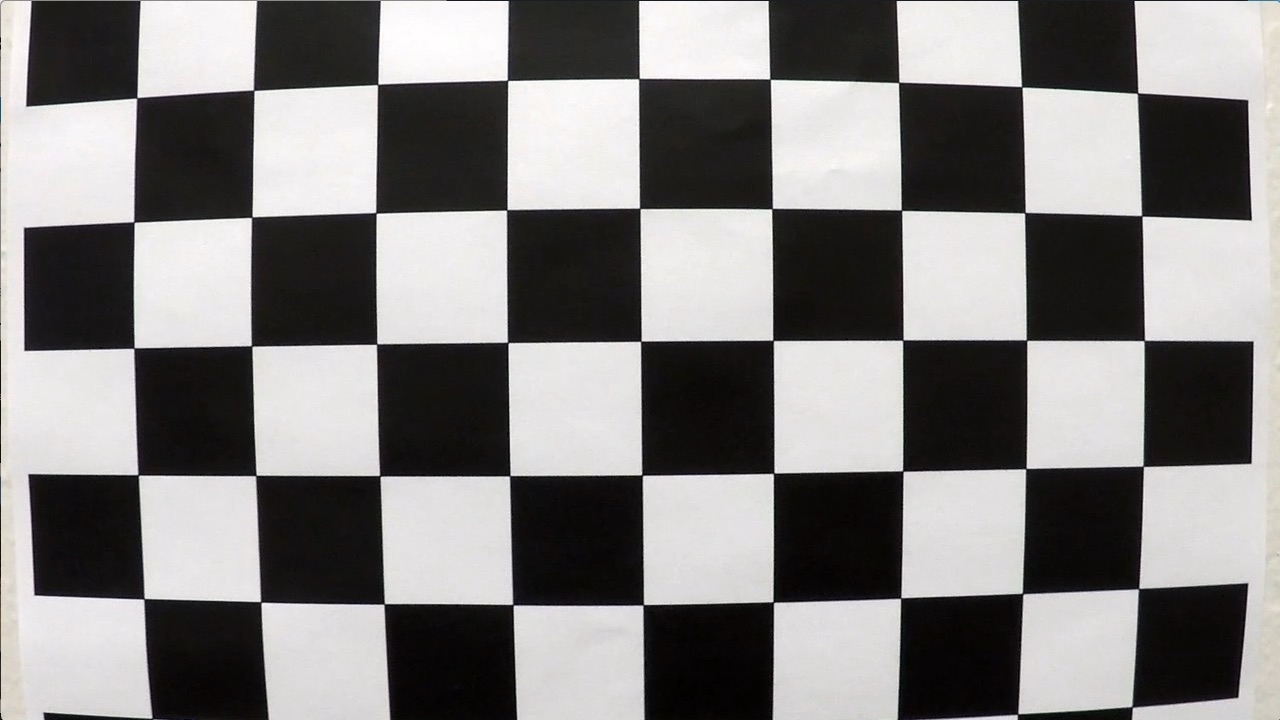
#> input picture camera_cal/calibration1.jpg, 1280 x 720 px, given as the content of the folder test_images, which was not available
$ python p4.py   (older library calls are emulated)
#> lines starting #> are read from the running program, lines starting #| are printed output that depends on the picture; after the words box and inside, x2 and y2 are one past the last pixel; in counts of white or black regions, pixels touching at a corner belong together; pictures that were not available may be replaced by others from this repository, and a replacement may not be noted
import numpy as np
import glob
import cv2
import matplotlib.pyplot as plt
import matplotlib.image as mpimg
import os
from math import *
import collections
from itertools import chain
from functools import reduce
from scipy.signal import find_peaks_cwt
from moviepy.editor import VideoFileClip
import sys, getopt

import cameraCalib
#%matplotlib inline

cam_mtx = None
cam_dist = None
M = None
Minv = None

prints = False
frameCount = 0
left_lane = None
right_lane = None


def abs_sobel_thresh(img, orient='x', sobel_kernel=3, thresh=(0, 255)):
    thresh_min = thresh[0]
    thresh_max = thresh[1]
    # Calculate directional gradient
    # Apply the following steps to img
    # 1) Convert to grayscale
    gray = cv2.cvtColor(img, cv2.COLOR_RGB2GRAY)
    # 2) Take the derivative in x or y given orient = 'x' or 'y'
    if orient == 'y':
        sobel = cv2.Sobel(gray, cv2.CV_64F, 0, 1, ksize=sobel_kernel)
    else:
        sobel = cv2.Sobel(gray, cv2.CV_64F, 1, 0, ksize=sobel_kernel)
    # 3) Take the absolute value of the derivative or gradient
    abs_sobel = np.absolute(sobel)

    # 4) Scale to 8-bit (0 - 255) then convert to type = np.uint8
    scaled_sobel = np.uint8(255*abs_sobel/np.max(abs_sobel))
    # 5) Create a mask of 1's where the scaled gradient magnitude
            # is > thresh_min and < thresh_max
    # 6) Return this mask as your binary_output image
    sbinary = np.zeros_like(scaled_sobel)
    sbinary[(scaled_sobel >= thresh_min) & (scaled_sobel <= thresh_max)] = 1
    binary_output = np.copy(sbinary) # Remove this line

    # Return the binary image
    return binary_output


def mag_thresh(img, sobel_kernel=3, thresh=(0, 255)):
    # Convert to grayscale
    gray = cv2.cvtColor(img, cv2.COLOR_RGB2GRAY)
    # Take both Sobel x and y gradients
    sobelx = cv2.Sobel(gray, cv2.CV_64F, 1, 0, ksize=sobel_kernel)
    sobely = cv2.Sobel(gray, cv2.CV_64F, 0, 1, ksize=sobel_kernel)
    # Calculate the gradient magnitude
    gradmag = np.sqrt(sobelx**2 + sobely**2)
    # Rescale to 8 bit
    scale_factor = np.max(gradmag)/255
    gradmag = (gradmag/scale_factor).astype(np.uint8)
    # Create a binary image of ones where threshold is met, zeros otherwise
    binary_output = np.zeros_like(gradmag)
    binary_output[(gradmag >= thresh[0]) & (gradmag <= thresh[1])] = 1

    # Return the binary image
    return binary_output

def dir_thresh(img, sobel_kernel=3, thresh=(0, np.pi/2)):
    # Grayscale
    gray = cv2.cvtColor(img, cv2.COLOR_RGB2GRAY)
    # Calculate the x and y gradients
    sobelx = cv2.Sobel(gray, cv2.CV_64F, 1, 0, ksize=sobel_kernel)
    sobely = cv2.Sobel(gray, cv2.CV_64F, 0, 1, ksize=sobel_kernel)
    # Take the absolute value of the gradient direction,
    # apply a threshold, and create a binary image result
    absgraddir = np.arctan2(np.absolute(sobely), np.absolute(sobelx))
    binary_output =  np.zeros_like(absgraddir)
    binary_output[(absgraddir >= thresh[0]) & (absgraddir <= thresh[1])] = 1

    # Return the binary image
    return binary_output

def color_thresh(img, thresh=(0, 255)):
    thresh_min = thresh[0]
    thresh_max = thresh[1]
    binary_output =  np.zeros_like(img)
    binary_output[(img >= thresh[0]) & (img <= thresh[1])] = 1
    return binary_output


def get_thresholded_image(img):
    # Gradient based
    abs_bin_threshold_image = abs_sobel_thresh(img, sobel_kernel=11, thresh=(50, 100))
    mag_bin_threshold_image = mag_thresh(img, sobel_kernel=21, thresh=(80, 100))
    dir_bin_threshold_image = dir_thresh(img, sobel_kernel=15, thresh=(0.7, 1.0))

    com_grad_threshold_bin_image = np.zeros_like(abs_bin_threshold_image).astype(np.uint8)
    com_grad_threshold_bin_image[(abs_bin_threshold_image == 1) | (mag_bin_threshold_image == 1) ] = 1
    # Color based
    gray = cv2.cvtColor(img, cv2.COLOR_RGB2GRAY)
    hls  = cv2.cvtColor(img, cv2.COLOR_RGB2HLS)

    r = img[:,:,0]
    h = hls[:,:,0]
    l = hls[:,:,1]
    s = hls[:,:,2]

    gray_bin = color_thresh(gray, thresh=(200, 255))
    s_bin = color_thresh(s, thresh=(150, 255))
    r_bin = color_thresh(r, thresh=(200, 255))
    h_bin = color_thresh(h, thresh=(15, 35))
    com_color_threshold_bin_image = np.zeros_like(abs_bin_threshold_image).astype(np.uint8)
    com_color_threshold_bin_image[(gray_bin == 1) | (s_bin == 1) | (r_bin == 1) | (r_bin == 1) ] = 1
    com_color_threshold_bin_image[(com_grad_threshold_bin_image==1)] = 1

    return com_color_threshold_bin_image

def getPerspectiveMatrices(img, src=None):
    global M, Minv

# | Source        | Destination   |
# |:-------------:|:-------------:|
# | 585, 460      | 320, 0        |
# | 203, 720      | 320, 720      |
# | 1127, 720     | 960, 720      |
# | 695, 460      | 960, 0        |


    img_size = (img.shape[1], img.shape[0])
    if src is None:
        src_vertices = np.array([[[585,455],[705, 455], [1130,720], [190, 720]]], dtype=np.int32)
        src = np.float32(src_vertices[0])
    #print(src)
    dst = np.float32(
        [
            [300,  100],
            [1000, 100],
            [1000, 720],
            [300,  720]
        ])
    #print(dst)
    M = cv2.getPerspectiveTransform(src,dst)
    Minv = cv2.getPerspectiveTransform(dst,src)

    return M, Minv


def warp(img, src=None):
    global M, Minv
    img_size = (img.shape[1], img.shape[0])
    warped = cv2.warpPerspective(img, M, img_size, flags = cv2.INTER_LINEAR)
    return warped


def find_perspective_points(edges):

    # Computing perspective points automatically
    rho = 2              # distance resolution in pixels of the Hough grid
    theta = 1*np.pi/180  # angular resolution in radians of the Hough grid
    threshold = 100       # minimum number of votes (intersections in Hough grid cell)
    min_line_length = 100 # minimum number of pixels making up a line
    max_line_gap = 25    # maximum gap in pixels between connectable line segments

    angle_min_mag = 20*pi/180
    angle_max_mag = 65*pi/180

    lane_markers_x = [[], []]
    lane_markers_y = [[], []]

    masked_edges = np.copy(edges)
    masked_edges[:edges.shape[0]*5//10,:] = 0
    lines = cv2.HoughLinesP(masked_edges, rho, theta, threshold, min_line_length, max_line_gap)
    for line in lines:
        for x1,y1,x2,y2 in line:
            theta = atan2(y1-y2, x2-x1)
            rho = ((x1+x2)*cos(theta) + (y1+y2)*sin(theta))/2
            if (abs(theta) >= angle_min_mag and abs(theta) <= angle_max_mag):
                if theta > 0: # positive theta is downward in image space?
                    i = 0 # Left lane marker
                else:
                    i = 1 # Right lane marker
                lane_markers_x[i].append(x1)
                lane_markers_x[i].append(x2)
                lane_markers_y[i].append(y1)
                lane_markers_y[i].append(y2)

    if len(lane_markers_x[0]) < 1 or len(lane_markers_x[1]) < 1:
        # Failed to find two lane markers
        return None

    p_left  = np.polyfit(lane_markers_y[0], lane_markers_x[0], 1)
    p_right = np.polyfit(lane_markers_y[1], lane_markers_x[1], 1)

    # Find intersection of the two lines
    apex_pt = np.linalg.solve([[p_left[0], -1], [p_right[0], -1]], [-p_left[1], -p_right[1]])
    top_y = ceil(apex_pt[0] + 0.0015*edges.shape[0])

    bl_pt = ceil(np.polyval(p_left, edges.shape[0]))
    tl_pt = ceil(np.polyval(p_left, top_y))

    br_pt = ceil(np.polyval(p_right, edges.shape[0]))
    tr_pt = ceil(np.polyval(p_right, top_y))

    src = np.array([[tl_pt, top_y],
                    [tr_pt, top_y],
                    [br_pt, edges.shape[0]],
                    [bl_pt, edges.shape[0]]], np.float32)

    return src


def findLanesSlidingWindow(warped_img):
    # Find the basePoints from Histogram
    #print(warped_img.shape)
    histogram = np.sum(warped_img[warped_img.shape[0]/2:,:], axis=0)
    #plt.plot(histogram)

    binary_warped = warped_img
    out_img = np.dstack((warped_img, warped_img, warped_img))*255
    # Find the peak of the left and right halves of the histogram
    # These will be the starting point for the left and right lines
    midpoint = np.int(histogram.shape[0]/2)
    leftx_base = np.argmax(histogram[:midpoint])
    rightx_base = np.argmax(histogram[midpoint:]) + midpoint


    # Choose the number of sliding windows
    nwindows = 9
    # Set height of windows
    window_height = np.int(binary_warped.shape[0]/nwindows)
    # Identify the x and y positions of all nonzero pixels in the image
    nonzero = binary_warped.nonzero()
    nonzeroy = np.array(nonzero[0])
    nonzerox = np.array(nonzero[1])
    # Current positions to be updated for each window
    leftx_current = leftx_base
    rightx_current = rightx_base
    # Set the width of the windows +/- margin
    margin = 100
    # Set minimum number of pixels found to recenter window
    minpix = 50
    # Create empty lists to receive left and right lane pixel indices
    left_lane_inds = []
    right_lane_inds = []


    # Step through the windows one by one
    for window in range(nwindows):
        # Identify window boundaries in x and y (and right and left)
        win_y_low = binary_warped.shape[0] - (window+1)*window_height
        win_y_high = binary_warped.shape[0] - window*window_height
        win_xleft_low = leftx_current - margin
        win_xleft_high = leftx_current + margin
        win_xright_low = rightx_current - margin
        win_xright_high = rightx_current + margin
        # Draw the windows on the visualization image
        cv2.rectangle(out_img,(win_xleft_low,win_y_low),(win_xleft_high,win_y_high),(0,255,0), 2)
        cv2.rectangle(out_img,(win_xright_low,win_y_low),(win_xright_high,win_y_high),(0,255,0), 2)
        # Identify the nonzero pixels in x and y within the window
        good_left_inds = ((nonzeroy >= win_y_low) & (nonzeroy < win_y_high) & (nonzerox >= win_xleft_low) & (nonzerox < win_xleft_high)).nonzero()[0]
        good_right_inds = ((nonzeroy >= win_y_low) & (nonzeroy < win_y_high) & (nonzerox >= win_xright_low) & (nonzerox < win_xright_high)).nonzero()[0]
        # Append these indices to the lists
        left_lane_inds.append(good_left_inds)
        right_lane_inds.append(good_right_inds)
        # If you found > minpix pixels, recenter next window on their mean position
        if len(good_left_inds) > minpix:
            leftx_current = np.int(np.mean(nonzerox[good_left_inds]))
        if len(good_right_inds) > minpix:
            rightx_current = np.int(np.mean(nonzerox[good_right_inds]))

    # Concatenate the arrays of indices
    left_lane_inds = np.concatenate(left_lane_inds)
    right_lane_inds = np.concatenate(right_lane_inds)

    # Extract left and right line pixel positions
    leftx = nonzerox[left_lane_inds]
    lefty = nonzeroy[left_lane_inds]
    rightx = nonzerox[right_lane_inds]
    righty = nonzeroy[right_lane_inds]


    # Fit a second order polynomial to each
    left_fit = np.polyfit(lefty, leftx, 2)
    right_fit = np.polyfit(righty, rightx, 2)


    return left_fit, right_fit, leftx, lefty, rightx, righty

# [93 lines left out: functions findLanesFromLaneFit, findCurvatureAndOffset, superImposeLanes, not called in this run]

def findLanesInTestImages(folderName='test_images/'):
    mtx = cam_mtx
    dist = cam_dist
    global M, Minv
    list_of_test_images= glob.glob(folderName+'*.jpg')
    for imageFile in list_of_test_images:
        fname = imageFile
        print('Processing image...', fname)
        # Read the image
        img = mpimg.imread(fname)
        # Do Distortion Correction
        undistorted = cv2.undistort(img, mtx, dist, None, mtx)

        # Find the combined thresholded image
        com_thresh_binary = get_thresholded_image(undistorted)
        # Optional: Find the perspective points
        src = find_perspective_points(com_thresh_binary)
        # Get Perspective matrices
        M, Minv = getPerspectiveMatrices(com_thresh_binary, src=None)
        # Do the Perspective transform
        warped_image= warp(com_thresh_binary)

        # Find lanes by Sliding Window
        left_fit, right_fit, leftx, lefty, rightx, righty = findLanesSlidingWindow(warped_image)
        # Find the curvature of Lanes and Road Offset
        left_curv_in_m, right_curv_in_m, vehicle_offset = findCurvatureAndOffset(warped_image, left_fit, right_fit, leftx, lefty, rightx, righty)
        # Super Impose the lanes on the image
        superImposed = superImposeLanes(undistorted, warped_image, left_fit, right_fit, left_curv_in_m, right_curv_in_m, vehicle_offset, Minv)
        # Save the Super Imposed Images
        filename, suffix = fname.split('.')
        filename = filename+'_lanesFound.jpg'
        mpimg.imsave(filename, superImposed)
    return

# Define a class to receive the characteristics of each line detection
class Line():
    # [140 lines left out: functions __init__, update_fit, guidance_fit, updateAndCheckSanity, process_image, not called in this run]


def getCameraParameters(cam_file):
    if cam_file is None:
        cam_file = 'camera_parameters.npz'
    #global cam_mtx, cam_dist
    if not os.path.isfile(cam_file):
        print('Calibrating camera ...')
        cam_mtx, cam_dist = cameraCalib.do_camera_calibration(test=False)
        # Save it to a file so that next time the parameters can be read from
        # a file, rather processing calibration images
        print('Saving camera data to ', cam_file)
        np.savez_compressed(cam_file, cam_mtx=cam_mtx, cam_dist=cam_dist)
        print('Cam matrix: ', cam_mtx)
        print('Distortion Parameters: ', cam_dist)
    else:
        print('Loading camera data from', cam_file)
        data = np.load(cam_file)
        cam_mtx = data['cam_mtx']
        cam_dist = data['cam_dist']
    return cam_mtx, cam_dist


def main(argv):
    camFile = 'camera_parameters.npz'
    inputVideoFile = None
    outputVideoFile = None
    global cam_dist, cam_mtx
    try:
        opts, args = getopt.getopt(argv,"hi:o:c:",["ifile=","ofile=","cfile="])
    except getopt.GetoptError:
        print('p4.py -i <inputVideoFile> -o <outputVideoFile>  -c <cameraFile>')
        sys.exit(2)
    for opt, arg in opts:
        if opt == '-h':
            print('p4.py -i <inputVideoFile> -o <outputVideoFile>  -c <cameraFile>')
            sys.exit()
        elif opt in ("-i", "--ifile"):
            inputVideoFile = arg
        elif opt in ("-o", "--ofile"):
            outputVideoFile = arg
        elif opt in ("-c", "--cfile"):
            camFile = arg
    print( 'Input Video file is "', inputVideoFile)
    print( 'Output Video file is "', outputVideoFile)
    print( 'Camera file is "', camFile)

    cam_mtx, cam_dist = getCameraParameters(camFile)
#> (reads camera_parameters.npz from the repository)
    if (inputVideoFile is None) | (outputVideoFile is None):
        findLanesInTestImages()
#> in findLanesInTestImages, img is the input picture: shape (720, 1280, 3); mean R, G, B 130.1, 128.4, 127.8
#> in get_thresholded_image, `abs_bin_threshold_image = abs_sobel_thresh(img, sobel_kernel=11, thres..`:
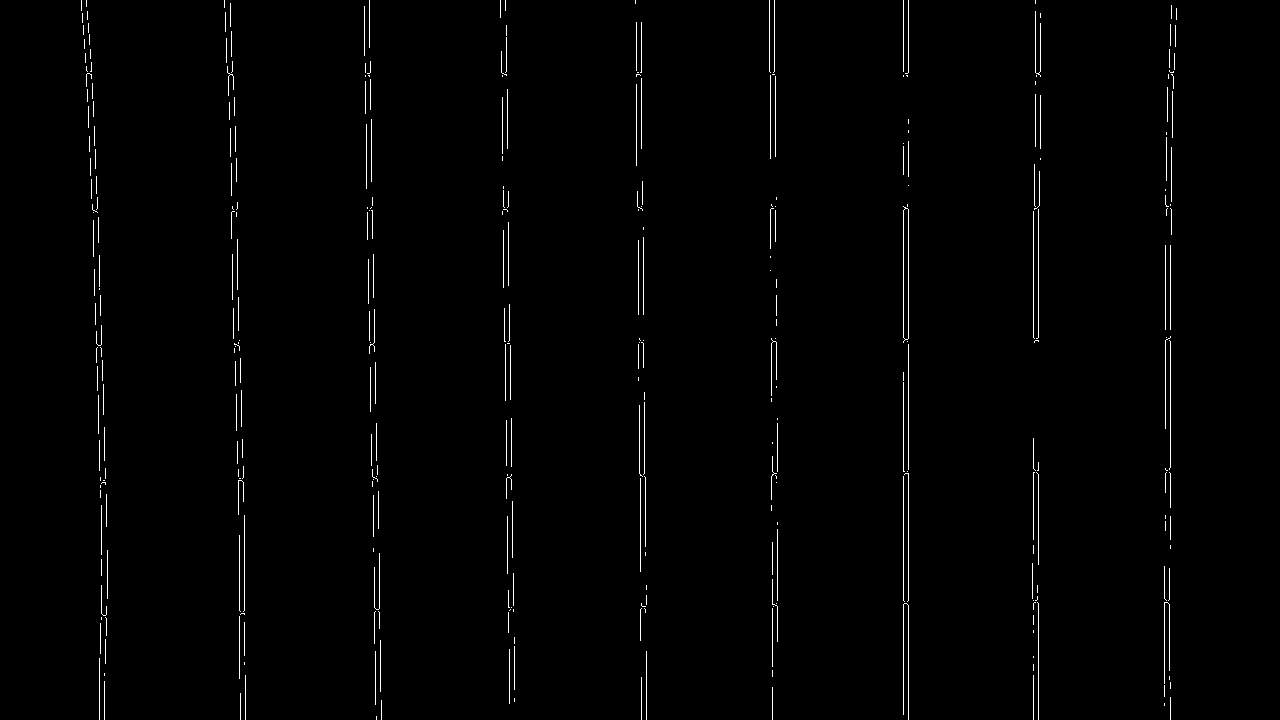
#> abs_bin_threshold_image: shape (720, 1280); values 0 (black) and 1 (white), 1.1% white in thin lines or dots, all inside (x1, y1, x2, y2) = (81, 0, 1177, 720)
#> in mag_thresh, `gradmag = np.sqrt(sobelx**2 + sobely**2)`:
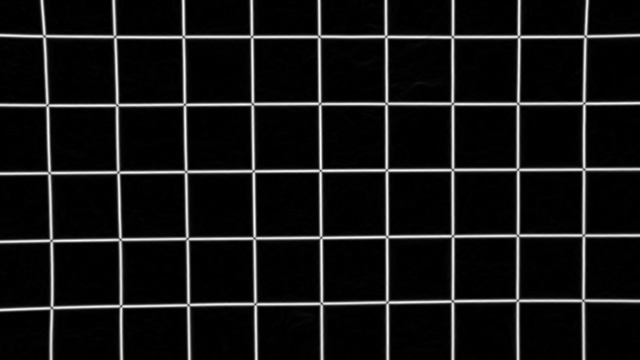
#> gradmag: shape (720, 1280) float64 (shown at 1/2 size); min 0, max 2.01e+13, mean 1.62e+12; drawn with min black and max white
#> in mag_thresh, `scale_factor = np.max(gradmag)/255`: scale_factor = 7.89e+10
#> in find_perspective_points, `masked_edges[:edges.shape[0]*5//10,:] = 0`:
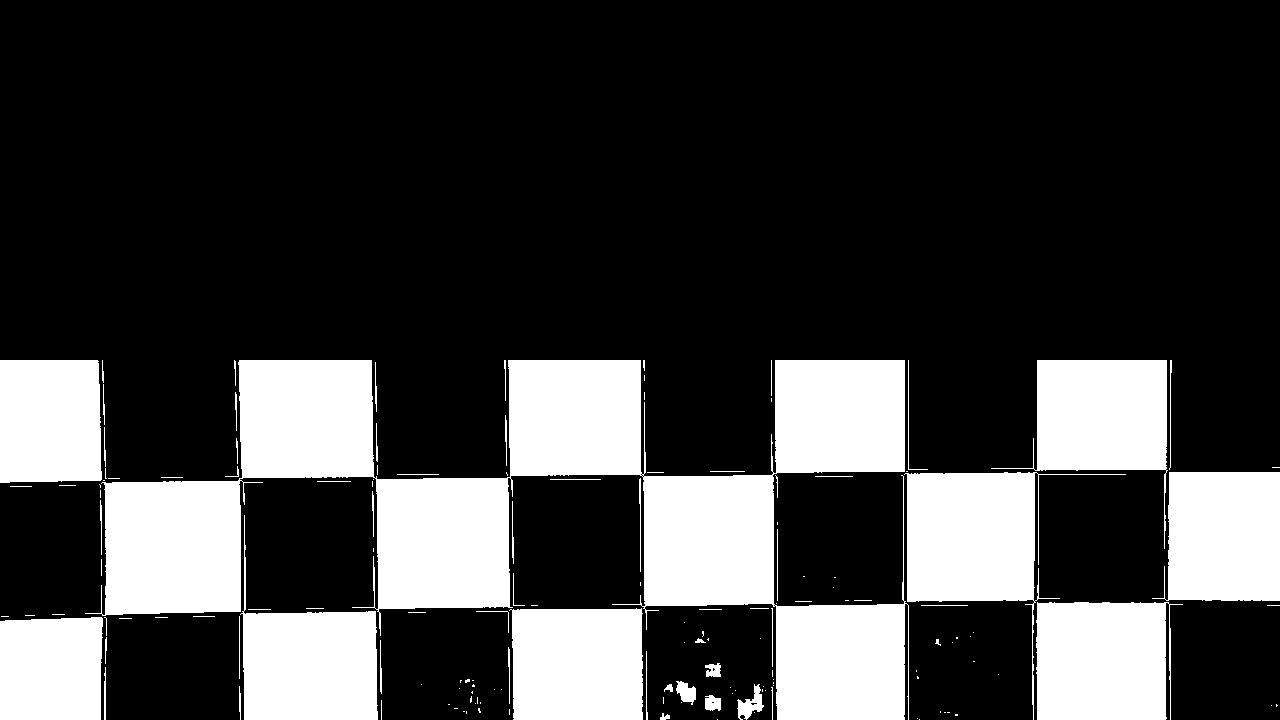
#> masked_edges: shape (720, 1280); values 0 (black) and 1 (white), 24.9% white; 153 white regions (92 under 20 px), largest, box (x1, y1, x2, y2) and area: (85, 360, 909, 720) 112881, (904, 472, 1126, 720) 16786, (1036, 602, 1183, 720) 15328
#> in find_perspective_points, `lines = cv2.HoughLinesP(masked_edges, rho, theta, threshold, min_line_..`: lines = 1719 rows, first 6: [644, 589, 773, 589], [377, 544, 508, 544], [0, 432, 100, 432], [244, 697, 376, 697], [106, 559, 240, 559], [775, 396, 904, 396]
#> the loop in find_perspective_points, `for line in lines:` made 1719 passes
#> in findLanesInTestImages, `M, Minv = getPerspectiveMatrices(com_thresh_binary, src=None)`: M = [[-0.544, -1.53, 986.6], [-8.05e-16, -1.95, 877], [-1.16e-18, -0.0024, 1]]; Minv = [[0.15, -0.793, 547], [7.11e-17, -0.513, 450.2], [2.09e-19, -0.00123, 1]]
#> in warp, `warped = cv2.warpPerspective(img, M, img_size, flags = cv2.INTER_LINEAR)`:
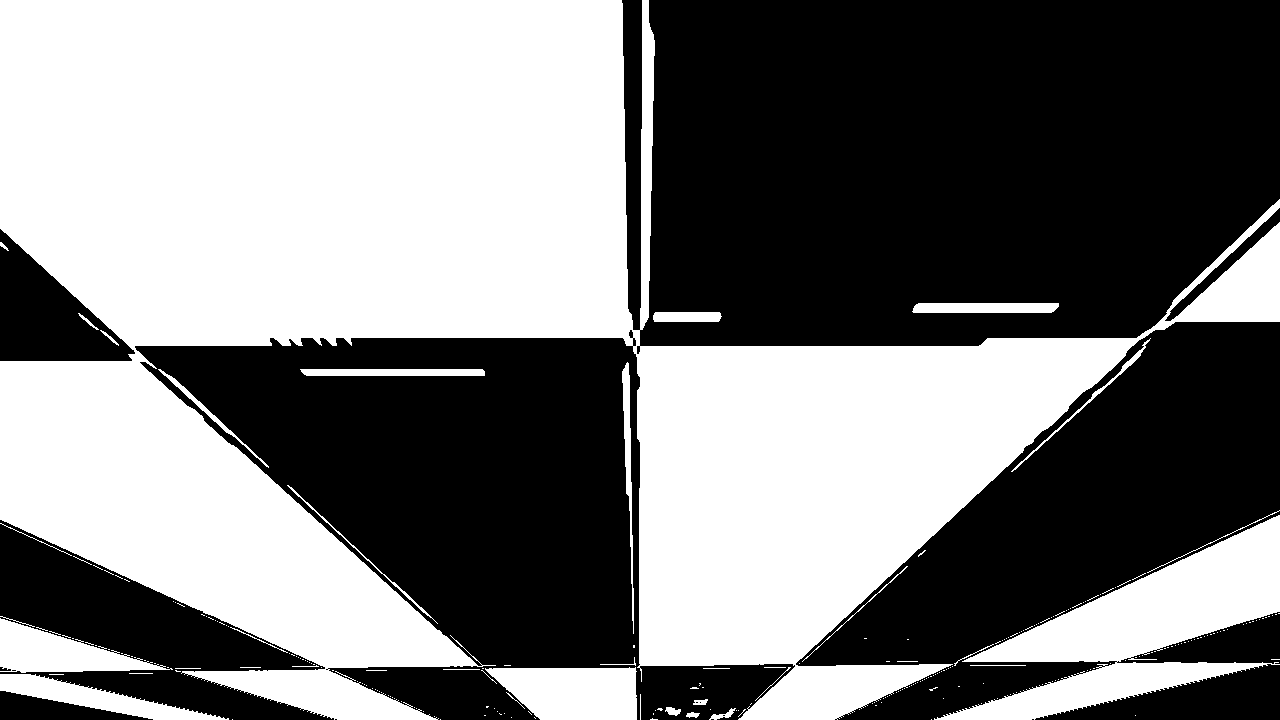
#> warped: shape (720, 1280); values 0 (black) and 1 (white), 49.5% white; 254 white regions (215 under 20 px), largest, box (x1, y1, x2, y2) and area: (0, 0, 1280, 720) 406531, (934, 515, 1280, 720) 26877, (485, 667, 637, 720) 6477
        sys.exit(0)

    #Do the video processing
    outfile = outputVideoFile
    clip1 = VideoFileClip(inputVideoFile)
    out_clip = clip1.fl_image(process_image) #NOTE: this function expects color images!!
    out_clip.write_videofile(outfile, audio=False)
    sys.exit(0)


if __name__ == "__main__":
#> (the run stopped early here; a loop or call above may not have finished)
